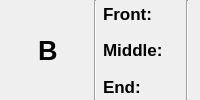
        <widget class="QWidget" name="widget_95" native="true">
         <layout class="QHBoxLayout" name="horizontalLayout_378">
          <property name="topMargin">
           <number>0</number>
          </property>
          <property name="bottomMargin">
           <number>0</number>
          </property>
          <item>
           <widget class="QLabel" name="label_180">
            <property name="font">
             <font>
              <family>Segoe UI</family>
              <pointsize>20</pointsize>
              <weight>75</weight>
              <italic>false</italic>
              <bold>true</bold>
             </font>
            </property>
            <property name="styleSheet">
             <string notr="true">border: none;
padding: 20px;
border-left: none;</string>
            </property>
            <property name="text">
             <string>B</string>
            </property>
           </widget>
          </item>
          <item>
           <widget class="Line" name="line_12">
            <property name="orientation">
             <enum>Qt::Vertical</enum>
            </property>
           </widget>
          </item>
          <item>
           <widget class="QWidget" name="widget_96" native="true">
            <property name="styleSheet">
             <string notr="true">border-left: none;</string>
            </property>
            <layout class="QVBoxLayout" name="verticalLayout_72">
             <property name="spacing">
              <number>10</number>
             </property>
             <property name="leftMargin">
              <number>0</number>
             </property>
             <property name="topMargin">
              <number>0</number>
             </property>
             <property name="rightMargin">
              <number>0</number>
             </property>
             <property name="bottomMargin">
              <number>0</number>
             </property>
             <item>
              <widget class="QWidget" name="widget_117" native="true">
               <property name="maximumSize">
                <size>
                 <width>16777215</width>
                 <height>75</height>
                </size>
               </property>
               <layout class="QHBoxLayout" name="horizontalLayout_380" stretch="0">
                <property name="leftMargin">
                 <number>0</number>
                </property>
                <property name="topMargin">
                 <number>0</number>
                </property>
                <property name="rightMargin">
                 <number>5</number>
                </property>
                <property name="bottomMargin">
                 <number>0</number>
                </property>
                <item>
                 <widget class="QLabel" name="label_197">
                  <property name="font">
                   <font>
                    <family>Segoe UI</family>
                    <pointsize>13</pointsize>
                    <weight>75</weight>
                    <italic>false</italic>
                    <bold>true</bold>
                   </font>
                  </property>
                  <property name="text">
                   <string>Front:</string>
                  </property>
                 </widget>
                </item>
               </layout>
              </widget>
             </item>
             <item>
              <widget class="QWidget" name="widget_118" native="true">
               <property name="maximumSize">
                <size>
                 <width>16777215</width>
                 <height>75</height>
                </size>
               </property>
               <layout class="QHBoxLayout" name="horizontalLayout_381" stretch="0">
                <property name="leftMargin">
                 <number>0</number>
                </property>
                <property name="topMargin">
                 <number>0</number>
                </property>
                <property name="rightMargin">
                 <number>5</number>
                </property>
                <property name="bottomMargin">
                 <number>0</number>
                </property>
                <item>
                 <widget class="QLabel" name="label_198">
                  <property name="font">
                   <font>
                    <family>Segoe UI</family>
                    <pointsize>13</pointsize>
                    <weight>75</weight>
                    <italic>false</italic>
                    <bold>true</bold>
                   </font>
                  </property>
                  <property name="text">
                   <string>Middle:</string>
                  </property>
                 </widget>
                </item>
               </layout>
              </widget>
             </item>
             <item>
              <widget class="QWidget" name="widget_120" native="true">
               <property name="maximumSize">
                <size>
                 <width>16777215</width>
                 <height>75</height>
                </size>
               </property>
               <layout class="QHBoxLayout" name="horizontalLayout_382" stretch="0">
                <property name="leftMargin">
                 <number>0</number>
                </property>
                <property name="topMargin">
                 <number>0</number>
                </property>
                <property name="rightMargin">
                 <number>5</number>
                </property>
                <property name="bottomMargin">
                 <number>0</number>
                </property>
                <item>
                 <widget class="QLabel" name="label_199">
                  <property name="font">
                   <font>
                    <family>Segoe UI</family>
                    <pointsize>13</pointsize>
                    <weight>75</weight>
                    <italic>false</italic>
                    <bold>true</bold>
                   </font>
                  </property>
                  <property name="text">
                   <string>End:</string>
                  </property>
                 </widget>
                </item>
               </layout>
              </widget>
             </item>
            </layout>
           </widget>
          </item>
          <item>
           <widget class="Line" name="line_15">
            <property name="orientation">
             <enum>Qt::Vertical</enum>
            </property>
           </widget>
          </item>
         </layout>
        </widget>
